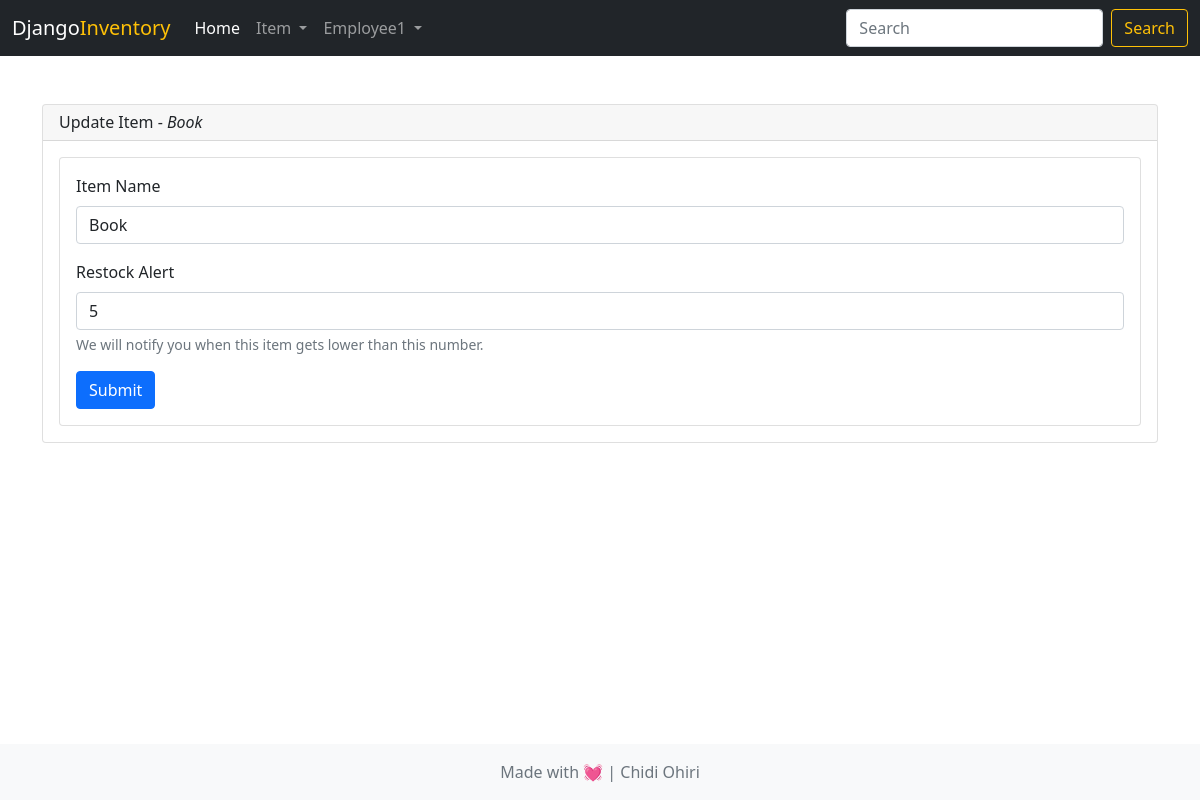
Screenshot of /inventory/update-item/4/ (signed in) with the database file from the repository.
### accounts/models.py (models this page shows)
class User(AbstractUser):
    email = models.EmailField(unique=True, null=False, blank=False)

### inventory/models.py (models this page shows)
class Item(models.Model):
    name = models.CharField(max_length=100)
    quantity = models.PositiveIntegerField()
    restock_alert = models.PositiveIntegerField()
    created_by = models.ForeignKey(User, on_delete=models.SET_NULL, null=True)
    created_on = models.DateTimeField(auto_now_add=True)

### inventory/views.py (the view)
# urls.py: path('update-item/<int:pk>/', views.update_item, name='update-item'),
@login_required
def update_item(request, pk):
    item = Item.objects.get(pk=pk)
    if request.method == 'POST':
        form = fm.UpdateItemForm(request.POST, instance=item)
        if form.is_valid():
            form.save()
            messages.success(request, 'Item information has been updated and saved to Database')
            return redirect('item-details', item.pk)
        else:
            messages.warning(request, 'Something went wrong. Please check form inputs')
            return redirect('update-item', item.pk)
    else:
        form = fm.UpdateItemForm(instance=item)
        context = {'form':form, 'item':item}
    return render(request, 'inventory/update_item.html', context)

### inventory/form.py
class UpdateItemForm(forms.ModelForm):
    class Meta:
        model = Item
        fields = ['name', 'restock_alert']

### templates/inventory/update_item.html (shortened to what this page needs)
{% extends 'base.html' %}
{% load widget_tweaks %}
{% block content %}
<div class="card">
    <div class="card-header d-flex justify-content-between align-items-center ">
        <h6 class="mb-0">Update Item - <i>{{item.name}}</i></h6>
    </div>
    <div class="card-body">
        <div class="card">
            <div class="card-body">
                <form method="POST">
                    <div class="mb-3">
                        <label for="exampleInputEmail1" class="form-label">Item Name</label>
                        {% render_field form.name class="form-control" %}
                    </div>
                    <div class="mb-3">
                        <label for="exampleInputEmail1" class="form-label">Restock Alert</label>
                        {% render_field form.restock_alert class="form-control" %}
                        <div id="emailHelp" class="form-text">
                            We will notify you when this item gets lower than this number.
                        </div>
                    </div>
                    <button type="submit" class="btn btn-primary">Submit</button>
                </form>
            </div>
        </div>
    </div>
</div>
{% endblock content %}

### templates/base.html (shortened to what this page needs)
<!doctype html>
<html lang="en">
<head>
    <link href="https://cdn.jsdelivr.net/npm/bootstrap@5.0.2/dist/css/bootstrap.min.css" rel="stylesheet"
>
</head>
<body class="d-flex flex-column min-vh-100">
    <nav class="navbar navbar-expand-lg navbar-dark bg-dark">
        <div class="container-fluid">
            <a class="navbar-brand" href="/">Django<span class="text-warning">Inventory</span></a>
            <div class="collapse navbar-collapse" id="navbarSupportedContent">
                <ul class="navbar-nav me-auto mb-2 mb-lg-0">
                    <li class="nav-item">
                        <a class="nav-link active" aria-current="page" href="/">Home</a>
                    </li>
                    <li class="nav-item dropdown">
                        <a class="nav-link dropdown-toggle" href="#" id="navbarDropdown" role="button"
                            data-bs-toggle="dropdown" aria-expanded="false">
                            Item
                        </a>
                    </li>
                    <li class="nav-item dropdown">
                        <a class="nav-link dropdown-toggle" href="#" id="navbarDropdown" role="button"
                            data-bs-toggle="dropdown" aria-expanded="false">
                            {{request.user.first_name}}
                        </a>
                    </li>
                </ul>
                <form class="d-flex" method="GET" action="{% url 'search-item' %}">
                    <input class="form-control me-2" type="search" placeholder="Search" aria-label="Search" name="q">
                    <button class="btn btn-outline-warning" type="submit">Search</button>
                </form>
            </div>
        </div>
    </nav>
    <main class="flex-grow-1">
        <div class="container mt-5 mb-5">
            {% block content %}
            {% endblock content %}
        </div>
    </main>
    <footer class="footer mt-auto py-3 bg-light d-flex justify-content-center align-items-center">
        <div class="container text-center">
            <span class="text-muted">Made with 💓 | Chidi Ohiri</span>
        </div>
    </footer>
</body>
</html>

### rows the page displays
User: user.first_name "Employee1"
Item: name "Book", restock_alert "5"
